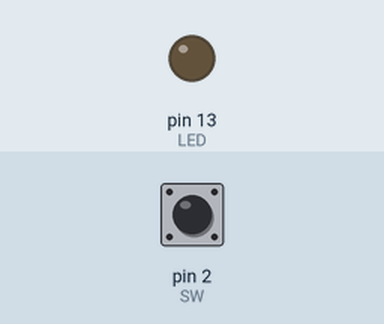
This sketch was run on a simulated Arduino Uno, built with avr-gcc and run on an emulated ATmega328P. Parts: output pins drawn as LEDs (lit = HIGH). The inputs (shaded band) are chosen by the test bench; at power-on: pin 2 (SW) LOW.

Above: at 1.2 s.
1.3 s: pin 2 (SW) pulled HIGH for 0.15 s
At 2.4 s:
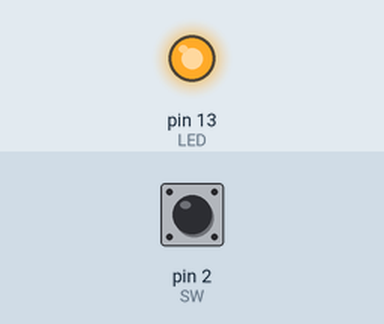
2.9 s: pin 2 (SW) pulled HIGH for 1 s
At 4.9 s:
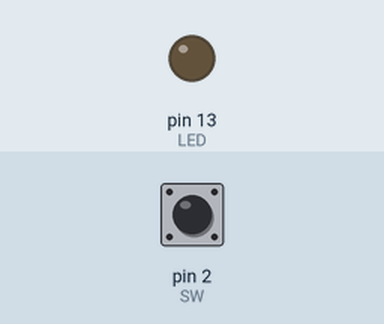
5.4 s: pin 2 (SW) pulled HIGH for 3.2 s
At 9.6 s:
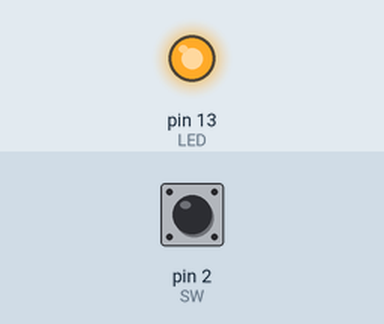
Timing chart, 0 to 11.1 s (numbered marks = the images above; inputs shaded):
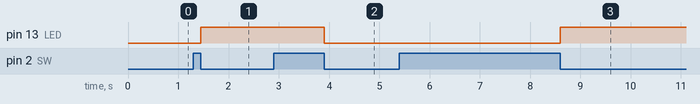

The sketch:

sketch_4_2.ino
```cpp
//機械開關彈跳 bouncing

const byte LED =13;
const byte SW = 2;
bool lastState = LOW;
bool toggle = LOW;

void setup() {
  // put your setup code here, to run once:
  pinMode(LED,OUTPUT);
  pinMode(SW,INPUT);
}

void loop() {
  // put your main code here, to run repeatedly:
  bool b1 = digitalRead(SW);
  if(b1)
  {
    lastState = b1;
  }

  if(b1 != lastState)
  {
    toggle = !toggle;
    digitalWrite(LED,toggle);
    lastState = LOW;
  }
}
```

Measured:
- after the input at 1.3 s, pin 13 (LED): LOW → HIGH after 0.15 s
- after the input at 2.9 s, pin 13 (LED): HIGH → LOW after 1.0 s
- after the input at 5.4 s, pin 13 (LED): LOW → HIGH after 3.2 s
